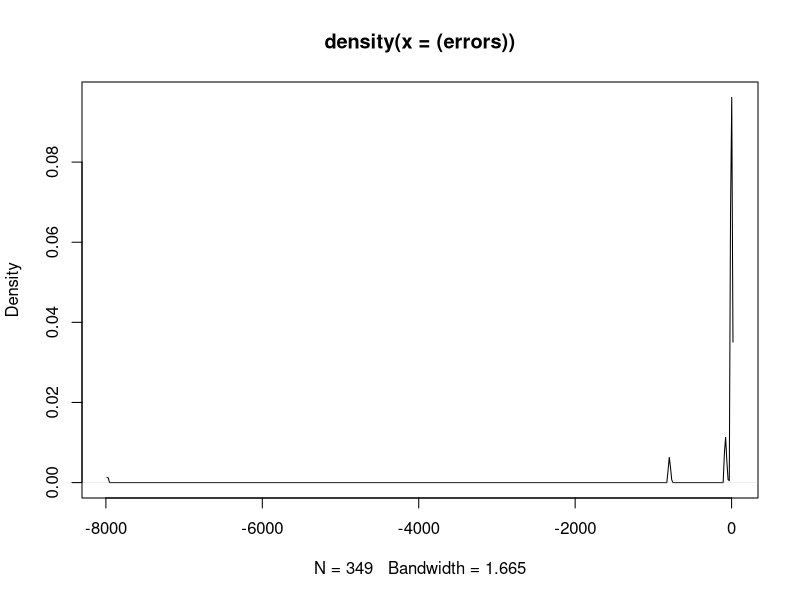
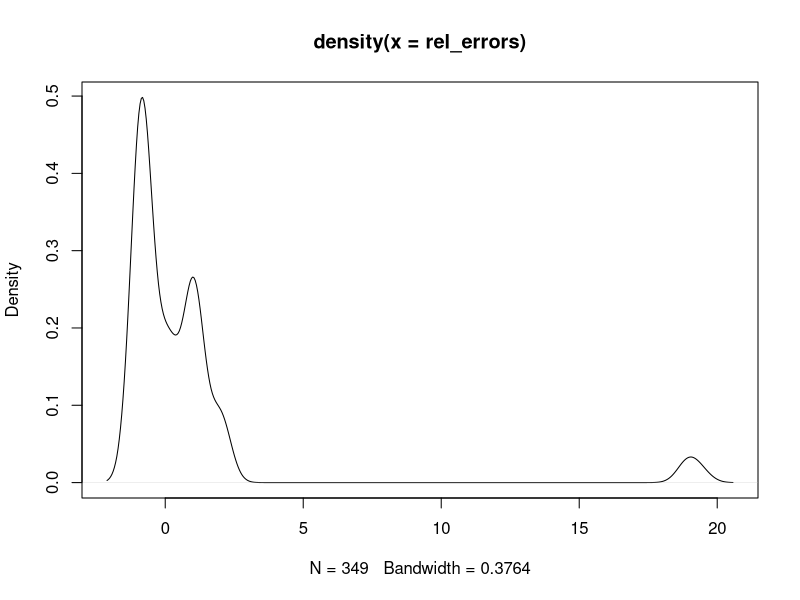
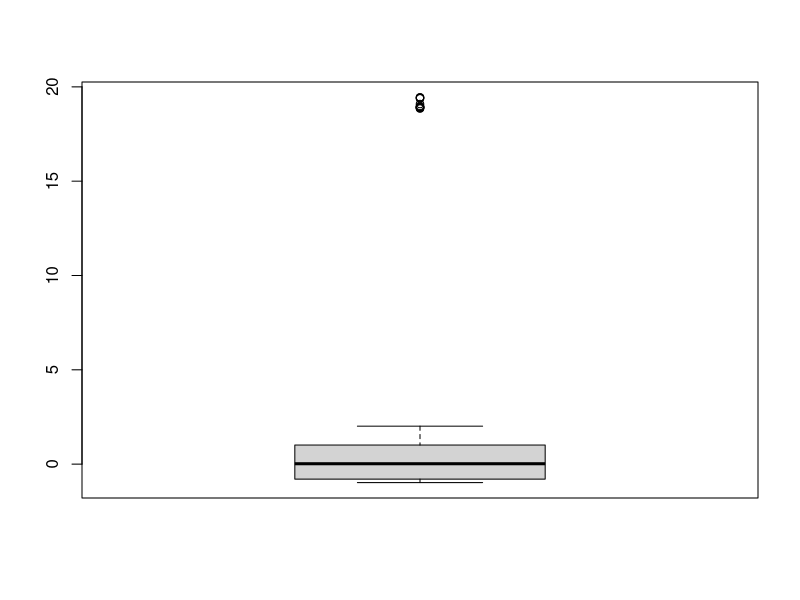
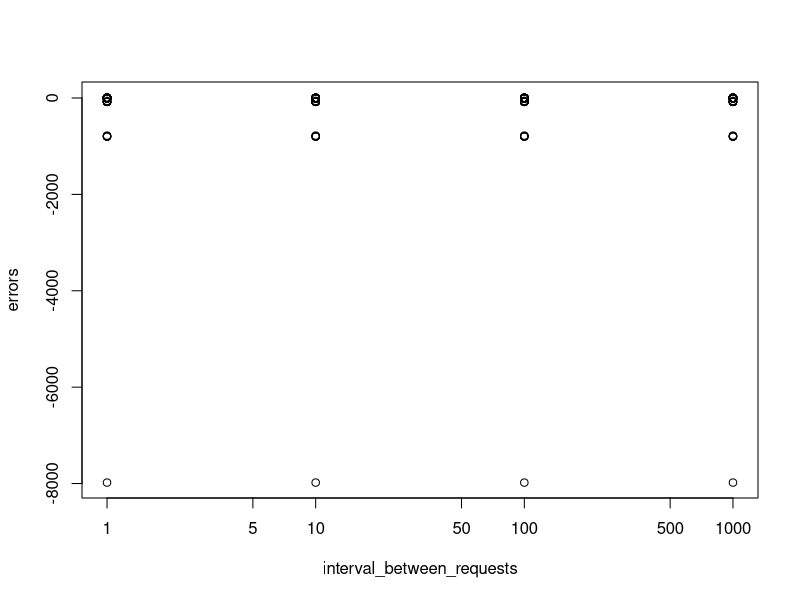
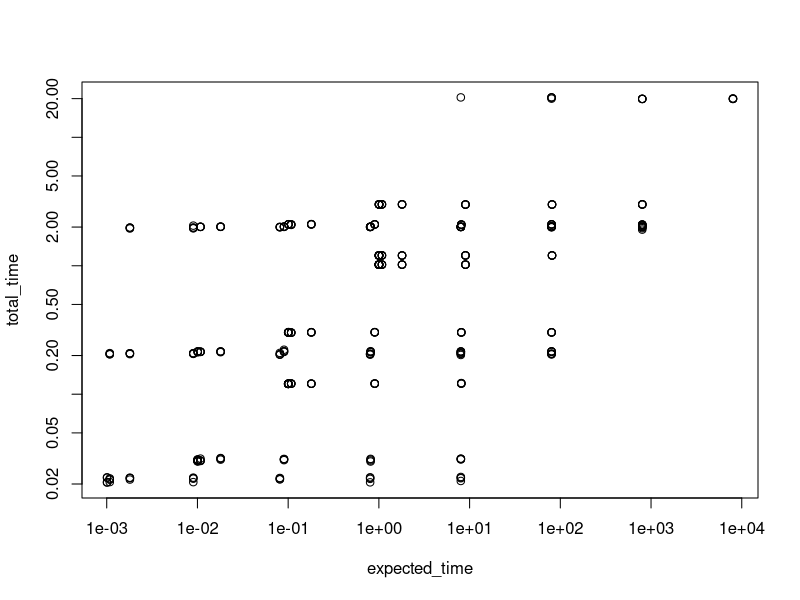
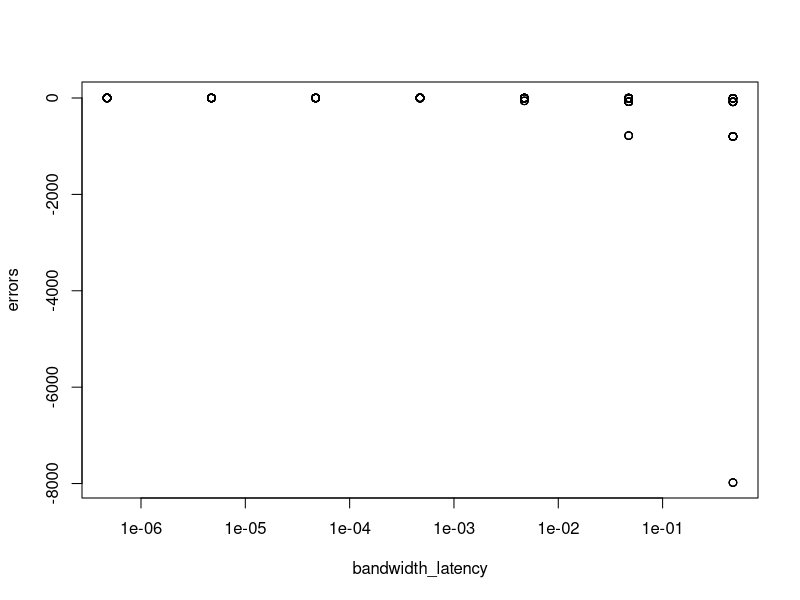

Reproduce these figures in R, in order.
data <- read.csv("results_incomplete.csv", header = FALSE)
names(data) <- c("num_requests", "response_size", "database_latency", "bandwidth", "interval_between_requests", "total_time")
data$total_time <- data$total_time / 1e9
attach(data)

NODE_SIZE <- 61.94
MB <- bitwShiftL(1, 20)
expected_time <- num_requests * (database_latency / 1000 + response_size * 8 / bandwidth) +
  (num_requests - 1) * interval_between_requests / 1000
bandwidth_latency <- NODE_SIZE / (bandwidth / 8 * MB) # seconds

errors <- total_time - expected_time
plot(density((errors)))
summary(errors)

rel_errors <- total_time - expected_time / expected_time
plot(density(rel_errors))
summary(rel_errors)
boxplot(rel_errors)

# All negative
big_errors <- errors[errors < -60 | errors > 60]
length(big_errors) / length(errors)
summary(big_errors)

small_errors <- errors[errors > -60 & errors < 60]
length(small_errors) / length(errors)

plot(interval_between_requests, errors, log = "x")
summary(expected_time)
plot(expected_time, total_time, log = "xy")
plot(bandwidth_latency, errors, log = "x")

data[errors < -7000, ]
